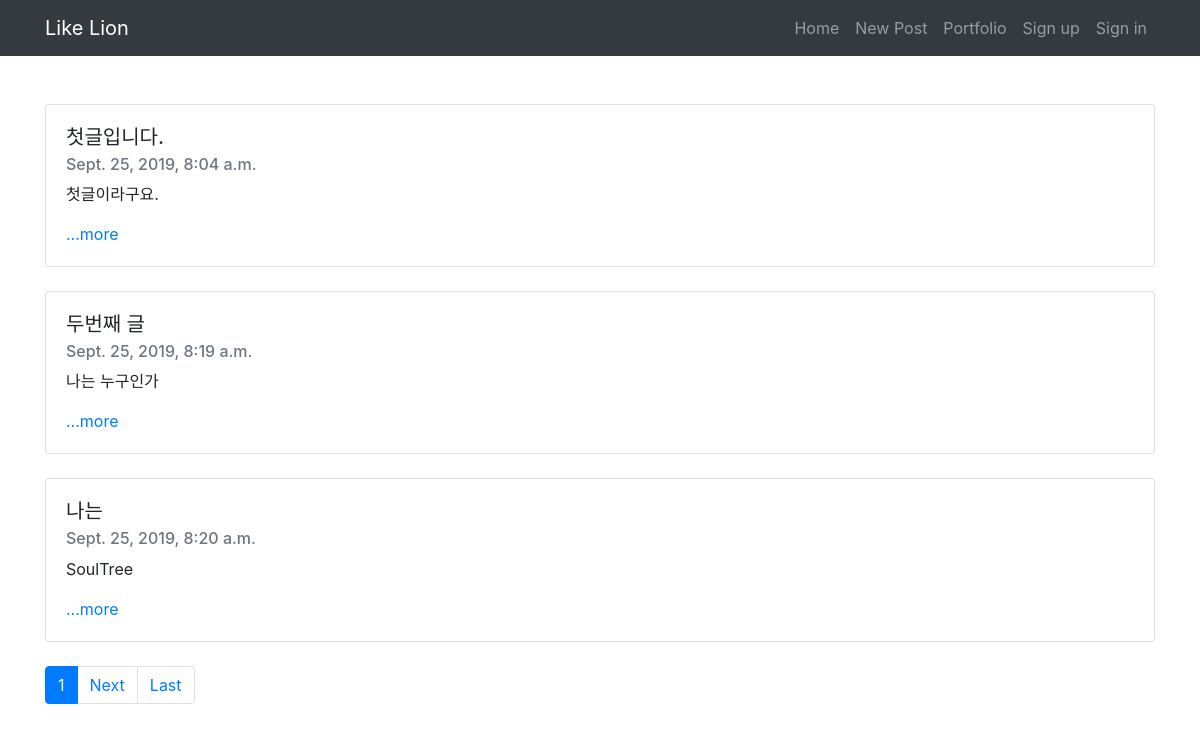
The page / on the database its author committed.
### blog/models.py (models this page shows, shortened)
class Blog(models.Model):
    title = models.CharField(max_length=200)
    pub_date = models.DateTimeField('data published')
    body = models.TextField()
    def summary(self):
        return self.body[:100]

### blog/views.py (the view)
# urls.py: 2. Add a URL to urlpatterns:  path('', views.home, name='home')
def home(request):
    blogs = Blog.objects
    blog_list = Blog.objects.all()
    paginator = Paginator(blog_list, 3)
    page = request.GET.get('page')
    posts = paginator.get_page(page)
    return render(request, 'blog/home.html', {'blogs': blogs, 'posts': posts})

### blog/templates/blog/home.html (shortened to what this page needs)
{% extends 'base.html' %}
{% block content %}
  {% for blog in posts %}
  <br>
  <div class="card">
    <div class="card-body">
      <h5 class="card-title">{{ blog.title }}</h5>
      <h6 class="card-subtitle mb-2 text-muted">{{ blog.pub_date }}</h6>
      <p class="card-text">{{ blog.summary }}</p>
      <a href="{% url 'detail' blog.id %}" class="card-link">...more</a>
    </div>
  </div>
  {% endfor %}
  <br>
  <nav aria-label="Page navigation example">
    <ul class="pagination">
      <li class="page-item active"><a class="page-link" href="?page={{ posts.number }}">{{ posts.number }} <span class="sr-only">(Current)</span></a></li>
      {% if posts.has_next %}
      <li class="page-item"><a class="page-link" href="?page={{ posts.next_page_number }}">Next</a></li>
      <li class="page-item"><a class="page-link" href="?page={{ posts.paginator.num_pages }}">Last</a></li>
      {% endif %}
    </ul>
  </nav>
{% endblock %}

### rows shown on the page
Blog: title "첫글입니다.", pub_date "Sept. 25, 2019, 8:04 a.m.", summary "첫글이라구요."
Blog: title "두번째 글", pub_date "Sept. 25, 2019, 8:19 a.m.", summary "나는 누구인가"
Blog: title "나는", pub_date "Sept. 25, 2019, 8:20 a.m.", summary "SoulTree"

### other values the page prints
{{ posts.number }} "1"
